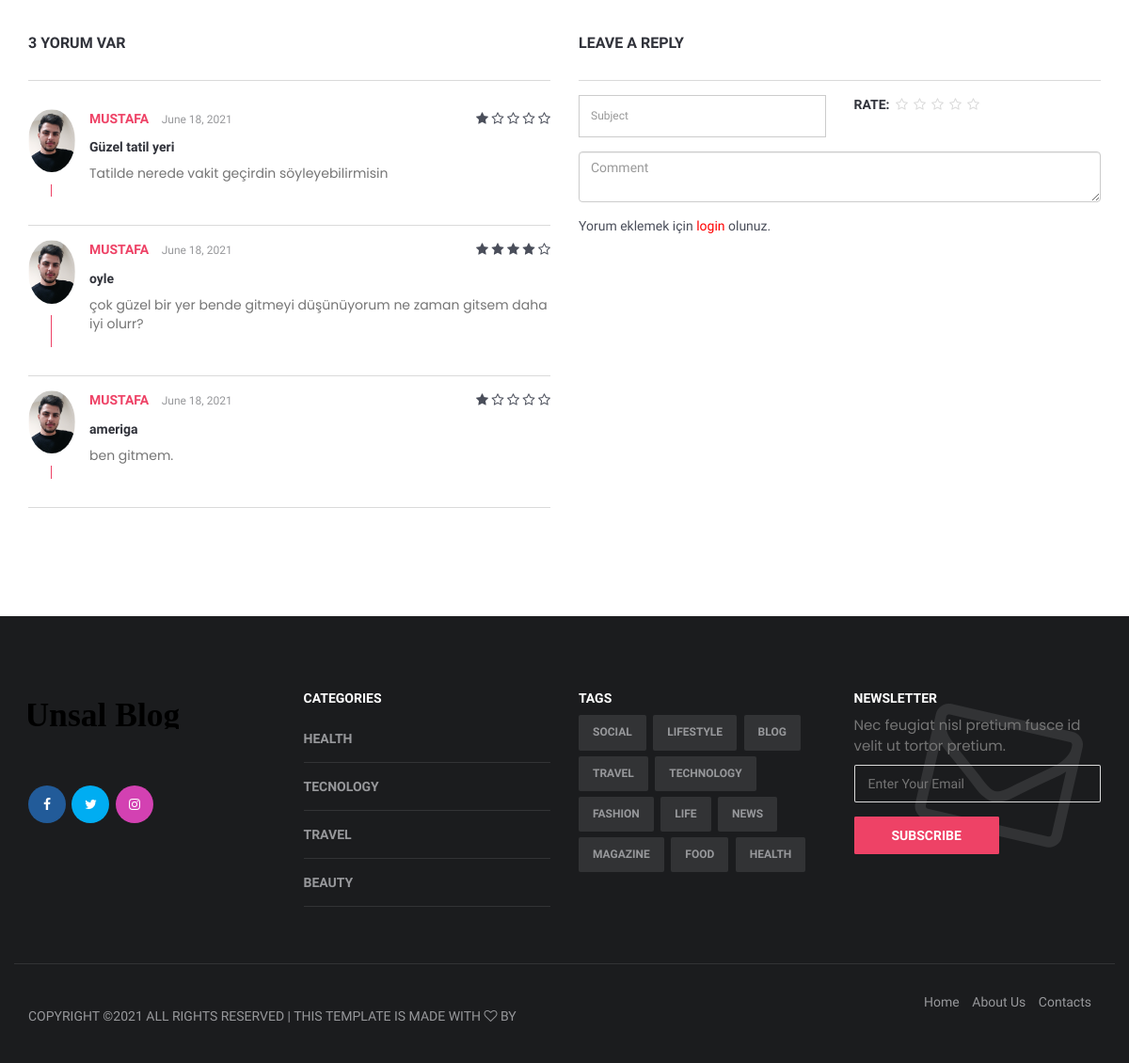
Page /blog/3/americavizesi/ (lower part) on the earlier database version.
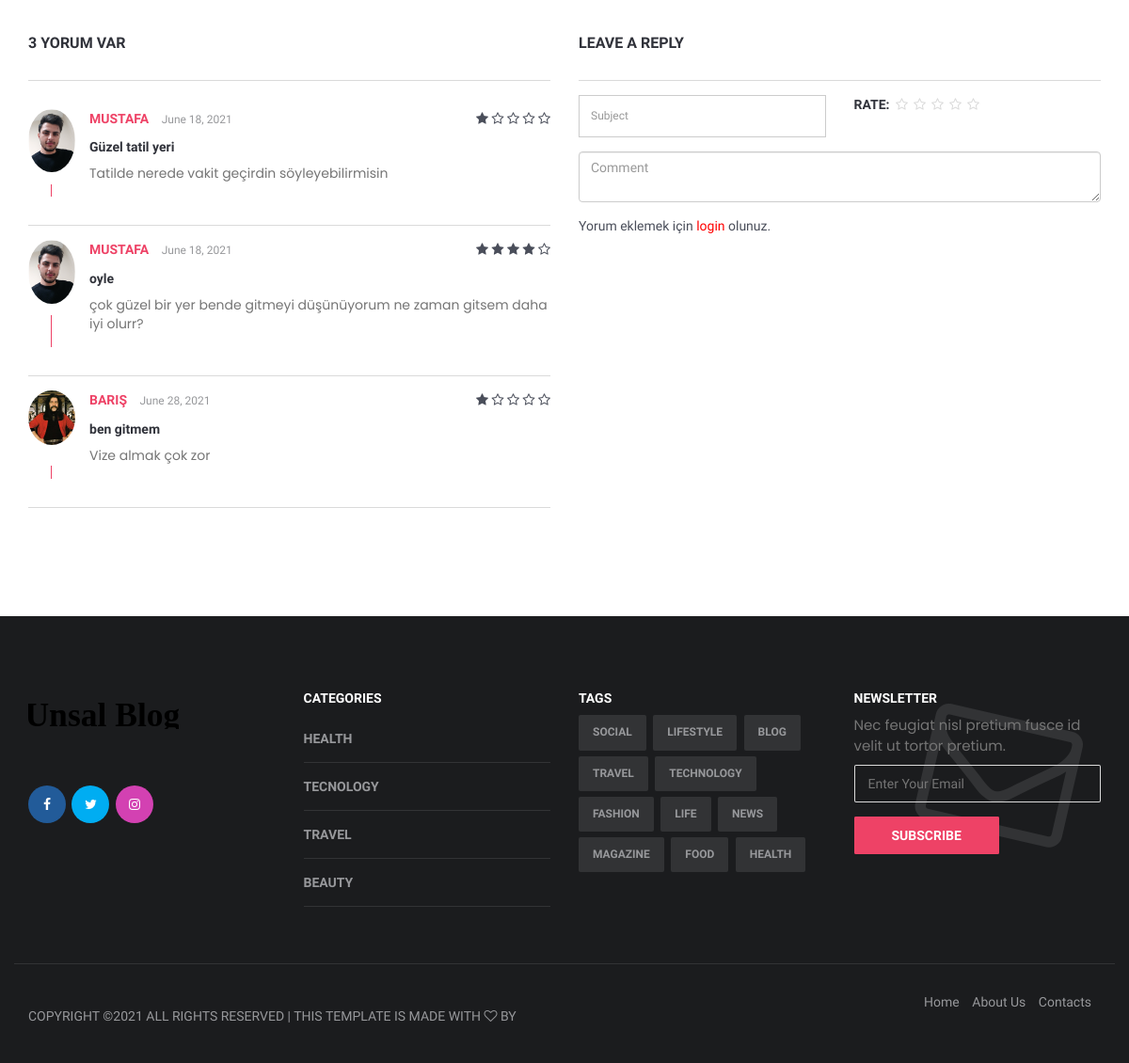
Same page on the later database version.
### blog/models.py (models this page shows, shortened)
class Comment(models.Model):
    STATUS = { #seçim
        ('New','Yeni'),
        ('True','Evet'),
        ('False','Hayır'),
    }
    subject = models.CharField(blank=True,max_length=50)
    blog = models.ForeignKey(Blog,on_delete=models.CASCADE) #ilişkilendirme category ile
    user = models.ForeignKey(User,on_delete=models.CASCADE) #ilişkilendirme user ile
    rate = models.IntegerField(blank=True)
    comment = models.TextField(blank=True,max_length=200)
    status = models.CharField(max_length=10,choices= STATUS,default='New') #açılan kutuda seçim olanı gelmesi için
    ip = models.CharField(blank=True, max_length=20)
    create_at = models.DateTimeField(auto_now_add=True)
    update_at = models.DateTimeField(auto_now=True)

class Category(MPTTModel):
    STATUS = { #seçim
        ('True','Evet'),
        ('False','Hayır'),
    }
    title = models.CharField(max_length=30)
    description = models.CharField(blank=True,max_length=255)
    keywords = models.CharField(blank=True,max_length=255)
    image = models.ImageField(blank=True, upload_to='images/')
    status = models.CharField(max_length=10,choices= STATUS) #açılan kutuda seçim olanı gelmesi için
    parent = TreeForeignKey('self',blank=True,null=True,related_name='children',on_delete=models.CASCADE)
    slug = models.SlugField(null=False,unique=True) #metinsel olarak çağırmak için
    create_at = models.DateTimeField(auto_now_add=True)
    update_at = models.DateTimeField(auto_now=True)
    class MPTTMeta:
        order_insertion_by = ['title']
    def __str__(self):
        full_path = [self.title]  # admindeki alt categoryler için
        k = self.parent
        while k is not None:
            full_path.append(k.title)
            k = k.parent
        return '/'.join(full_path[::-1])
    def image_tag(self):    #resmi admin panelde göstermesi için
        return mark_safe('<img src="{}" height="50"/>'.format(self.image.url))
    image_tag.short_description = 'Image'

### home/models.py (models this page shows, shortened)
class UserProfile(models.Model):  #user profil resim işlemleri
    user = models.OneToOneField(User,on_delete=models.CASCADE)
    phone = models.CharField(blank=True, max_length=15)
    address = models.CharField(blank=True, max_length=50)
    city = models.CharField(blank=True, max_length=20)
    country = models.CharField(blank=True, max_length=20)
    image = models.ImageField(blank=True, upload_to='images/users/')
    def image_tag(self):    #resmi admin panelde göstermesi için
        return mark_safe('<img src="{}" height="50"/>'.format(self.image.url))
    image_tag.short_description = 'Image'

### home/views.py (the view)
# urls.py: path('blog/<int:id>/<slug:slug>/', views.blog_detail,name='blog_detail'),
def blog_detail(request, id, slug):
    category = Category.objects.all()
    image = Images.objects.filter(blog_id=id)
    blog = Blog.objects.get(pk=id)
    comments = Comment.objects.filter(blog_id=id, status='True')
    context = {
        'category': category,
        'blog': blog,
        'image': image,
        'comments': comments,
    }
    return render(request, 'blog_detail.html', context)

### home/templates/blog_detail.html (shortened to what this page needs)
{% extends 'homebase.html' %}
{% block content %}
    <div class="section">
        <div class="container">
            <div class="row">
                <div class="col-md-6">
                    <div class="section-row">
                        <div class="section-title">
                            <h3 class="title">{{ comments.count }} Yorum var</h3>
                        </div>
                        <div class="post-comments">
                            <div class="media media-author">
                                {% for rs in comments %}
                                    <div class="media">
                                        <div class="media-left">
                                            <img class="media-object" src="{{ rs.user.userprofile.image.url }}" alt="">
                                        </div>
                                        <div class="media-body">
                                            <div class="media-heading">
                                                <h4>{{ rs.user.first_name }}</h4>
                                                <span class="time">{{ rs.create_at.date }}</span>
                                                <div class="review-rating pull-right">
                                                    <i class="fa fa-star{% if rs.rate < 1 %}-o empty{% endif %}"></i>
                                                    <i class="fa fa-star{% if rs.rate < 2 %}-o empty{% endif %}"></i>
                                                    <i class="fa fa-star{% if rs.rate < 3 %}-o empty{% endif %}"></i>
                                                    <i class="fa fa-star{% if rs.rate < 4 %}-o empty{% endif %}"></i>
                                                    <i class="fa fa-star{% if rs.rate < 5 %}-o empty{% endif %}"></i>
                                                </div>
                                            </div>
                                            <h5>{{ rs.subject }}</h5>
                                            <p>{{ rs.comment }}</p>
                                        </div>
                                    </div>
                                    <hr>
                                {% endfor %}
                            </div>
                        </div>
                    </div>
                </div>
                <div class="col-md-6">
                    <div class="section-row">
                        <div class="section-title">
                            <h3 class="title">Leave a reply</h3>
                        </div>
                        <form class="review-form" action="/blog/addcomment/{{ blog.id }}" method="post">
                            <div class="row">
                                <div class="col-md-6">
                                    <div class="form-group">
                                        <input class="form-control" type="text" name="subject" id="id_subject"
                                               placeholder="Subject">
                                    </div>
                                </div>
                                <div class="col-md-6">
                                    <div class="form-group">
                                        <div class="input-rating">
                                            <strong class="text-uppercase">RATE: </strong>
                                            <div class="stars">
                                                <input type="radio" id="star5" name="rate" value="5"/><label
                                                    for="star5"></label>
                                                <input type="radio" id="star4" name="rate" value="4"/><label
                                                    for="star4"></label>
                                                <input type="radio" id="star3" name="rate" value="3"/><label
                                                    for="star3"></label>
                                                <input type="radio" id="star2" name="rate" value="2"/><label
                                                    for="star2"></label>
                                                <input type="radio" id="star1" name="rate" value="1"/><label
                                                    for="star1"></label>
                                            </div>
                                        </div>
                                    </div>
                                </div>
                                <div class="col-md-12">
                                    <div class="form-group">
                                        <textarea class="form-control" name="comment" id="id_comment"
                                                  placeholder="Comment"></textarea>
                                    </div>
                                </div>
                                {% if user.id is not None %}
                                    <div class="col-md-12">
                                        <button class="primary-button" type="submit">Send Comment</button>
                                    </div>
                                {% else %}
                                    <div class="col-md-12">
                                        Yorum eklemek için <a href="/login" style="color: red">login</a> olunuz.
                                    </div>
                                {% endif %}
                            </div>
                        </form>
                    </div>
                </div>
            </div>
        </div>
    </div>
{% endblock %}

### home/templates/homebase.html (shortened to what this page needs)
{% load static %}
<!DOCTYPE html>
<html lang="en">
<head>
    <link type="text/css" rel="stylesheet" href="{% static 'css/bootstrap.min.css'%}" />
    <link rel="stylesheet" href="{% static 'css/font-awesome.min.css'%}">
    <link type="text/css" rel="stylesheet" href="{% static 'css/style.css'%}" />
    <link rel="stylesheet" href="{% static 'plugins/themefisher-font/style.css'%}">
    <link rel="stylesheet" href="{% static 'plugins/bootstrap/css/bootstrap.min.css'%}">
    <link rel="stylesheet" href="{% static 'plugins/animate/animate.css'%}">
    <link rel="stylesheet" href="{% static 'plugins/slick/slick.css'%}">
    <link rel="stylesheet" href="{% static 'plugins/slick/slick-theme.css'%}">
    <link rel="stylesheet" href="{% static 'css/style1.css'%}">
    <link type="text/css" rel="stylesheet" href="{% static 'css1/bootstrap.min.css'%}" />
    <link type="text/css" rel="stylesheet" href="{% static 'css1/slick.css'%}" />
    <link type="text/css" rel="stylesheet" href="{% static 'css1/slick-theme.css'%}" />
    <link type="text/css" rel="stylesheet" href="{% static 'css1/nouislider.min.css'%}" />
    <link rel="stylesheet" href="{% static 'css1/font-awesome.min.css'%}">
    <link type="text/css" rel="stylesheet" href="{% static 'css1/style.css'%}" />
    <link rel="stylesheet" href="https://ajax.googleapis.com/ajax/libs/jqueryui/1.11.4/themes/smoothness/jquery-ui.css">
</head>
<body>
   {% block content %} {% endblock %}
   {% include 'footer.html' %}
</body>
</html>

### home/templates/header.html (shortened to what this page needs)
{% load static %}

### home/templates/sidebar.html (shortened to what this page needs)
{% load static %}
                    {% load mptt_tags %}

### home/templates/footer.html (shortened to what this page needs)
{% load static %}
<footer id="footer">
    <div class="container">
        <div class="row">
            <div class="col-md-3">
                <div class="footer-widget">
                    <div class="footer-logo">
                        <div class="logo text-center">
                            <a href="/">
                                <svg width="160px" height="29px" viewBox="0 0 180 29" version="1.2" xmlns="http://www.w3.org/2000/svg"
                                     xmlns:xlink="http://www.w3.org/1999/xlink">
                                    <g id="Page-1" stroke="none" stroke-width="1" fill="none" fill-rule="evenodd" font-size="40"
                                       font-family="AustinBold, Austin" font-weight="bold">
                                        <g id="Group" transform="translate(-108.000000, -297.000000)" fill="#000000">
                                            <text id="AVIATO">
                                                <tspan x="104" y="325">Unsal Blogs</tspan>
                                            </text>
                                        </g>
                                    </g>
                                </svg>
                            </a>
                        </div>
                    </div>
                    <ul class="contact-social">
                        <li><a href="{{ settings.facebook }}" class="social-facebook"><i class="fa fa-facebook"></i></a></li>
                        <li><a href="{{ settings.twitter }}" class="social-twitter"><i class="fa fa-twitter"></i></a></li>
                        <li><a href="{{ settings.instagram }}" class="social-instagram"><i class="fa fa-instagram"></i></a></li>
                    </ul>
                </div>
            </div>
            <div class="col-md-3">
                <div class="footer-widget">
                    <h3 class="footer-title">Categories</h3>
                    {% for rs in category %}
                        <div class="category-widget">
                            <ul>
                                {% if not rs.is_leaf_node %}
                                    <li><a href="/category/{{ rs.id }}/{{ rs.slug }}">{{ rs.title }}</a></li>
                                {% endif %}
                            </ul>
                        </div>
                    {% endfor %}
                </div>
            </div>
            <div class="col-md-3">
                <div class="footer-widget">
                    <h3 class="footer-title">Tags</h3>
                    <div class="tags-widget">
                        <ul>
                            <li><a href="#">Social</a></li>
                            <li><a href="#">Lifestyle</a></li>
                            <li><a href="#">Blog</a></li>
                            <li><a href="#">Travel</a></li>
                            <li><a href="#">Technology</a></li>
                            <li><a href="#">Fashion</a></li>
                            <li><a href="#">Life</a></li>
                            <li><a href="#">News</a></li>
                            <li><a href="#">Magazine</a></li>
                            <li><a href="#">Food</a></li>
                            <li><a href="#">Health</a></li>
                        </ul>
                    </div>
                </div>
            </div>
            <div class="col-md-3">
                <div class="footer-widget">
                    <h3 class="footer-title">Newsletter</h3>
                    <div class="newsletter-widget">
                        <form>
                            <p>Nec feugiat nisl pretium fusce id velit ut tortor pretium.</p>
                            <input class="input" name="newsletter" placeholder="Enter Your Email">
                            <button class="primary-button">Subscribe</button>
                        </form>
                    </div>
                </div>
            </div>
        </div>
        <div class="footer-bottom row">
            <div class="col-md-6 col-md-push-6">
                <ul class="footer-nav">
                    <li><a href="/">Home</a></li>
                    <li><a href="/hakkimizda">About Us</a></li>
                    <li><a href="/iletisim">Contacts</a></li>
                </ul>
            </div>
            <div class="col-md-6 col-md-pull-6">
                <div class="footer-copyright">
                    Copyright &copy; All rights reserved | This template is made with <i class="fa fa-heart-o" aria-hidden="true"></i> by
                </div>
            </div>
        </div>
    </div>
</footer>

Differences in the rows shown:
no longer on this page (row edited): Comment: user.userprofile.image (picture), user.first_name "MUSTAFA", create_at "June 18, 2021", rate 1 (drawn), subject "ameriga", comment "ben gitmem."
added Comment: user.userprofile.image (picture), user.first_name "BARIŞ", create_at "June 28, 2021", rate 1 (drawn), subject "ben gitmem", comment "Vize almak çok zor"
